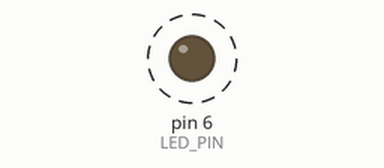
This sketch was run on a simulated Arduino Uno, built with avr-gcc and run on an emulated ATmega328P. On the bench: output pins drawn as LEDs (lit = HIGH). Dashed ring = blinking.

Above: at 0.2 s.
Timing chart, 0 to 3.0 s (numbered marks = the images above):
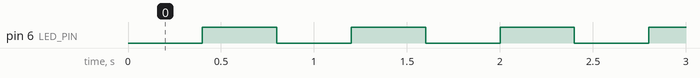

Measured:
- by itself, pin 6 (LED_PIN): alternates HIGH for 0.40 s and LOW for 0.40 s

The sketch:

loop.ino
```cpp
int LED_PIN = 6;

void setup (){
 pinMode(LED_PIN, OUTPUT);
}

void loop (){
 for(int i = 0; i < 5; i++){
  digitalWrite(LED_PIN, LOW);
   delay(400);
   digitalWrite(LED_PIN, HIGH);
   delay(400);
 }
}
```
